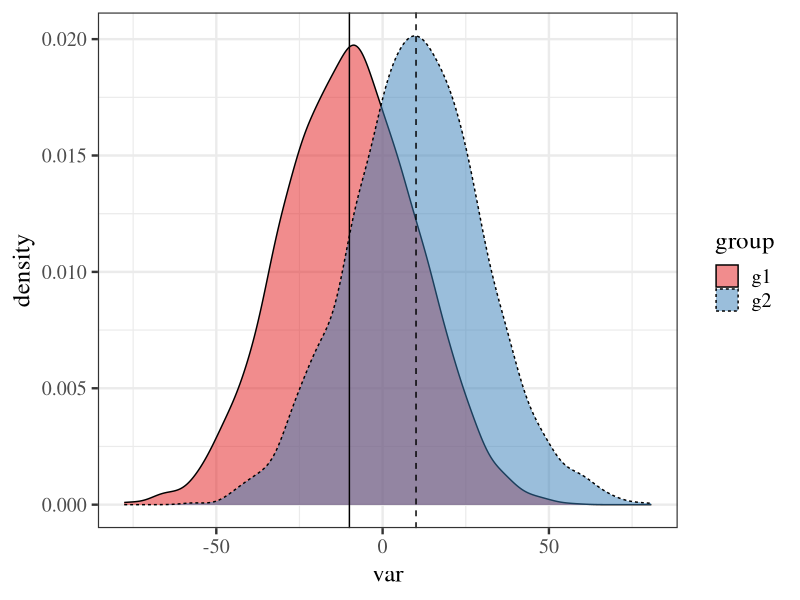

This figure's R source:
## ---- chunk 1
options(htmltools.dir.version = FALSE)
## ---- chunk 2
library(tidyverse)
library(knitr)
library(kableExtra)
## ---- chunk 3
group <- c(rep('g1', 3000), rep('g2', 3000))
var1 <- rnorm(n = 3000, mean = -10, sd = 20)
var2 <- rnorm(n = 3000, mean = 10, sd = 20)
var <- c(var1, var2)
ex_df <- data.frame(group, var)

ggplot(ex_df, aes(var)) + 
  geom_density(aes(lty = group, fill = group), alpha = 0.5) + 
  geom_vline(xintercept = mean(var1)) + 
  geom_vline(xintercept = mean(var2), lty = 2) + 
  scale_fill_brewer(palette = 'Set1') + 
  theme_bw(base_size = 18, base_family = 'Times')
## ---- chunk 4
ind_samp <- tribble(
  ~'name', ~'group', ~'score', 
   'John',  'g1',      250, 
   'Jane',  'g1',      340, 
   'Jimmy', 'g2',      460, 
   'Jessy', 'g2',      200)

mutate(ind_samp, group  = cell_spec(group, "html", color = 'white', 
                              background = factor(group, 
                                    c("g1", "g2"), c("blue", "#cc0033")))) %>% 
kable(., format = 'html', escape = F) 
## ---- chunk 5

prd_samp <- tribble(
  ~'name',     ~'test1', ~'test2', 
   'Mike',      35,       67, 
   'Melanie',   50,       46, 
   'Melissa',   90,       86, 
   'Mitchell',  78,       91)

kable(prd_samp, format = 'html', escape = F) %>% 
column_spec(2, color = 'blue') %>% 
column_spec(3, color = '#cc0033')

## ---- chunk 6
mutate(ind_samp, group  = cell_spec(group, "html", color = 'white', 
                              background = factor(group, 
                                    c("g1", "g2"), c("blue", "#cc0033")))) %>% 
kable(., format = 'html', escape = F) 
## ---- chunk 7
# t-test: # independent 2-group
t.test(score ~ group, data = ind_samp)
## ---- chunk 8
kable(prd_samp, format = 'html', escape = F) %>% 
column_spec(2, color = 'blue') %>% 
column_spec(3, color = '#cc0033')
## ---- chunk 9
# t-test: paired sample
t.test(prd_samp$test1, prd_samp$test2, 
       paired = TRUE)
## ---- chunk 10
tribble(
 ~' ',       ~'  ',                ~`H0 is true`,  ~`H0 is false`,
  'Decision', 'Fail to reject H0',  'Correct',      'Type II error',
  'Decision', 'Reject H0',          'Type I error', 'Correct') %>%  
  mutate(., 
    `H0 is true`  = cell_spec(`H0 is true`, "html", color = 'white', 
                              background = factor(`H0 is true`, 
                                    c("Correct", "Type I error"), 
                                    c("blue", "#cc0033"))), 
    `H0 is false` = cell_spec(`H0 is false`, "html", color = 'white', 
                              background = factor(`H0 is false`, 
                                    c("Type II error", "Correct"), 
                                    c("#cc0033", "blue")))) %>% 
  kable(., format = 'html', escape = F) %>% 
  kable_styling("hover", full_width = F, font_size = 26) %>%
  column_spec(1, bold = T) %>%
  column_spec(2, width = "8em", border_right = TRUE) %>% 
  collapse_rows() %>% 
  add_header_above(c("", "", "Reality" = 2)) 
